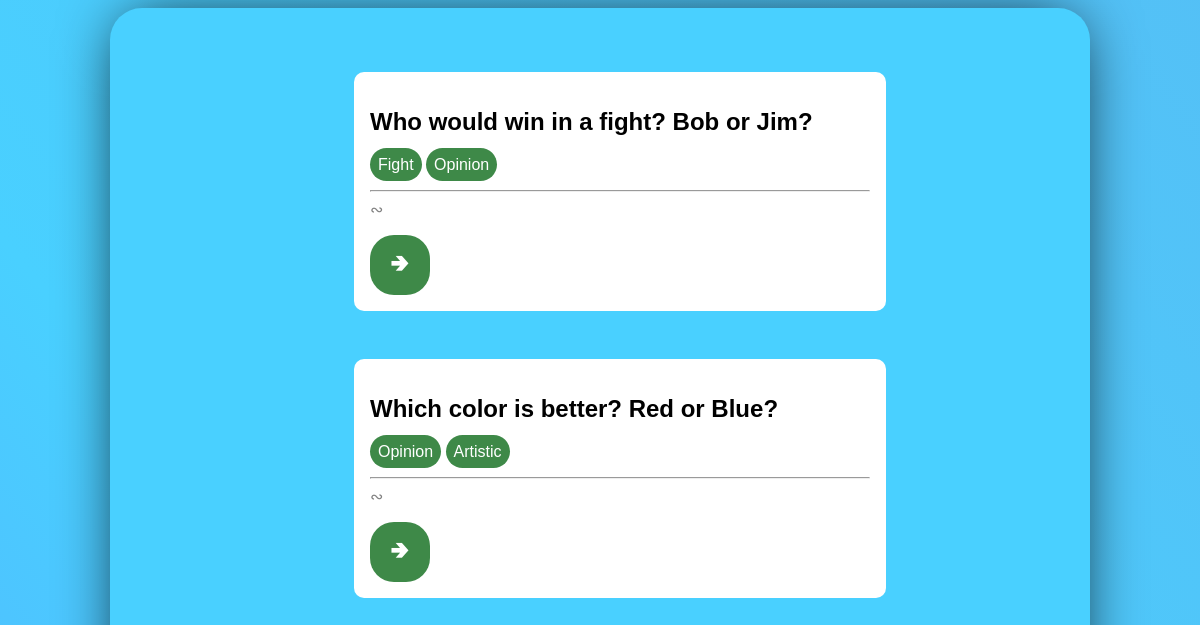
Page /polling/ on the committed database.
### polling/models.py (models this page shows, shortened)
class Question(models.Model):
    questionText = models.CharField(max_length=250)
    publicationDate = models.DateTimeField('date published')
    likes = models.IntegerField(default=0)
    def __str__(self):
        return self.questionText

class Tag(models.Model):
    question = models.ForeignKey(Question, on_delete=models.CASCADE)
    tagText = models.CharField(max_length=20)

### polling/views.py (the view, shortened to what this page needs)
# urls.py: path('', views.IndexView.as_view(), name='index'),
class IndexView(generic.ListView):
    template_name = "polling/index.html"
    context_object_name = "latestQuestions"
    def get(self, request):
        questions = self.get_queryset()
        print("QUESTIONS", questions)
        return render(request, "polling/index.html", {"latestQuestions": questions})
    def get_queryset(self):
        return Question.objects.filter(
            publicationDate__lte=timezone.now()
        ).order_by('publicationDate')[:5]

### polling/templates/polling/index.html
{% load static %}
<link rel="stylesheet" type="text/css" href="{% static 'polling/style.css' %}">
<div class="MainFeed">
  {% if latestQuestions %}
      <ul>
      {% for question in latestQuestions %}
        <div class="PollDiv">
          <h2>{{question.questionText}}</h2>
          <div class="TagDiv">
            {% for tag in question.tag_set.all %}
            <a>{{tag.tagText}}</a>
            {% endfor %}
          </div>
          <hr></hr>
          <form method="POST">
            <input type="hidden" class="PointCount" name = "like" value = "like">&ac; {{question.points}}</input>
          </form>
          <a href="{% url 'polling:detail' question.id %}""><button href="{% url 'polling:detail' question.id %}">&#129154;</button></a>
        </div>
      {% endfor %}
      </ul>
  {% else %}
      <p>No polls are available.</p>
  {% endif %}
</div>

### polling/static/polling/style.css (style rules this page uses)
h2 { font-family: Arial; font-weight: Bold; color: black; }
button { background-color: #3e8948; color: white; padding: 10px 10px; text-align: center; text-decoration: none; display: inline-block; border-radius: 1em; overflow: hidden; border: none; }
.PollDiv { color: grey; background-color: white; width: 500px; border-radius: 10px; padding: 16px; align-items: left; background-size: cover; background-position: center; margin: auto; margin-top: 3em; margin-bottom: 3em; text-align: left; }
.PollDiv button { width: 60px; height: 60px; font-size: 150%; }
.PollDiv h2 { font-weight: bold; }
.TagDiv { font-family: Arial; margin-top: 1em; margin-bottom: 1em; }
.TagDiv a { color: white; border-radius: 2em; background-color: #3e8948; padding: 0.5em; text-align: center; }
.MainFeed { background-color: #49D0FF; width: 80%; height: 95%; overflow-y: scroll; scroll-behavior: smooth; text-align: center; margin: auto; margin-top: 0px; padding: 1em; border-radius: 2em; box-shadow: 0px 0px 64px -16px black; }

### rows in the picture
Question: questionText "Who would win in a fight? Bob or Jim?"
Tag: tagText "Fight"
Tag: tagText "Opinion"
Question: questionText "Which color is better? Red or Blue?"
Tag: tagText "Opinion"
Tag: tagText "Artistic"
